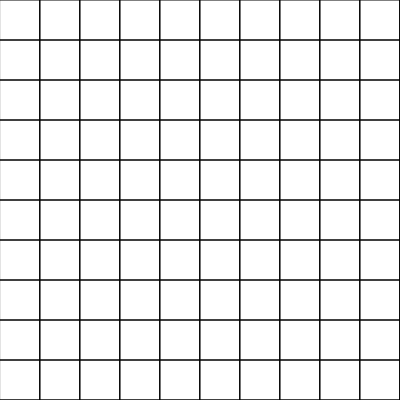
Frame 1 (no input)
Frame 60 (no input): identical to frame 1, image omitted
Frame 120 (the mouse pressed at the canvas centre since frame 60): identical to frame 1, image omitted

The p5.js sketch that drew this single still picture (run headless with seeded random() and noise() and a simulated clock; from frame 60 on, the mouse is pressed at the canvas centre):

// p5.js sketch
// ── sketch.js
let w;
function setup() {
  createCanvas(400, 400);
  w = width / 10;
  h = height / 10;
}

function draw() {
  background(255);
  for (let i = 0; i < 11; i++) {
    for (let a = 0; a < 11; a++) {
      if (
        mouseX > i * w &&
        mouseX < (i + 1) * w &&
        mouseY > a * h &&
        mouseY < (a + 1) * h
      ) {
        fill("red");
      } else {
        noFill();
      }
      rect(i * w, a * h, w, h);
    }
  }
}
